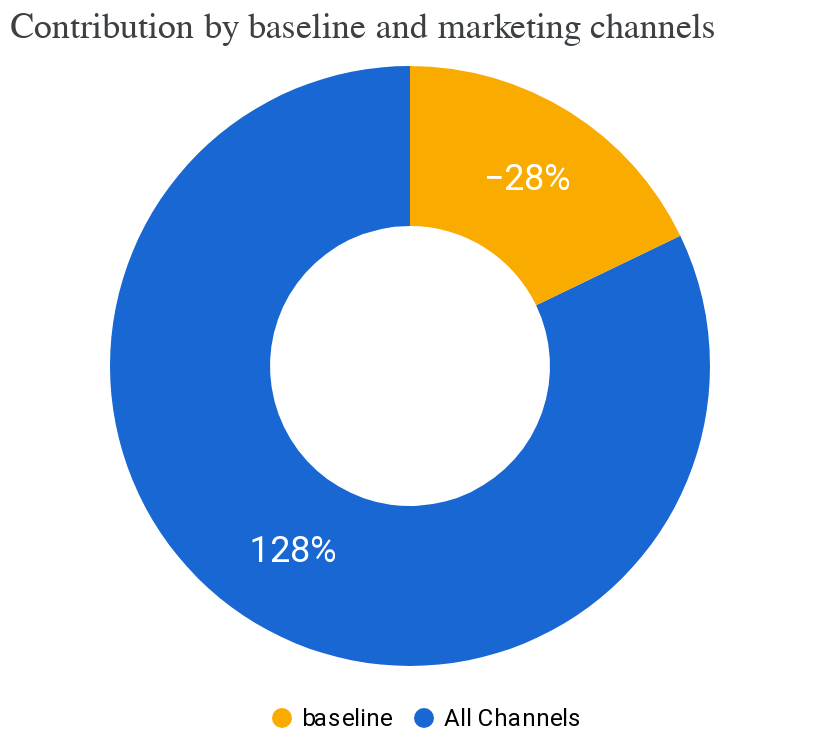

Source (notebook cell):
### Code cell
media_summary.plot_contribution_pie_chart()

### Figure 1 — Vega-Lite specification as saved in the notebook (floating-point values rounded to 4 significant figures)
{"config": {"view": {"continuousWidth": 300, "continuousHeight": 300, "stroke": null}}, "layer": [{"mark": {"type": "arc", "innerRadius": 70, "outerRadius": 150}, "encoding": {"color": {"field": "channel", "legend": {"direction": "horizontal", "labelFont": "Roboto", "labelFontSize": 12, "legendX": 130, "legendY": 320, "orient": "none", "title": null}, "scale": {"domain": ["baseline", "All Channels"], "range": ["#F9AB00", "#1967D2"]}, "type": "nominal"}, "theta": {"field": "pct_of_contribution", "stack": true, "type": "quantitative"}}}, {"mark": {"type": "text", "fill": "white", "font": "Roboto", "radius": 110, "size": 18}, "encoding": {"color": {"field": "channel", "legend": {"direction": "horizontal", "labelFont": "Roboto", "labelFontSize": 12, "legendX": 130, "legendY": 320, "orient": "none", "title": null}, "scale": {"domain": ["baseline", "All Channels"], "range": ["#F9AB00", "#1967D2"]}, "type": "nominal"}, "text": {"field": "pct_of_contribution", "format": ".0%", "type": "quantitative"}, "theta": {"field": "pct_of_contribution", "stack": true, "type": "quantitative"}}}], "data": {"name": "data-68fe69473f214a7f72cad11173413837"}, "title": {"text": "Contribution by baseline and marketing channels", "anchor": "start", "color": "#3C4043", "font": "Google Sans Display", "fontSize": 18, "fontWeight": "normal", "offset": 10}, "width": 400, "$schema": "https://vega.github.io/schema/vega-lite/v5.20.1.json", "datasets": {"data-68fe69473f214a7f72cad11173413837": [{"channel": "All Channels", "incremental_outcome": 3721000.0, "pct_of_contribution": 1.278}, {"channel": "baseline", "incremental_outcome": -809000.0, "pct_of_contribution": -0.2778}]}}
